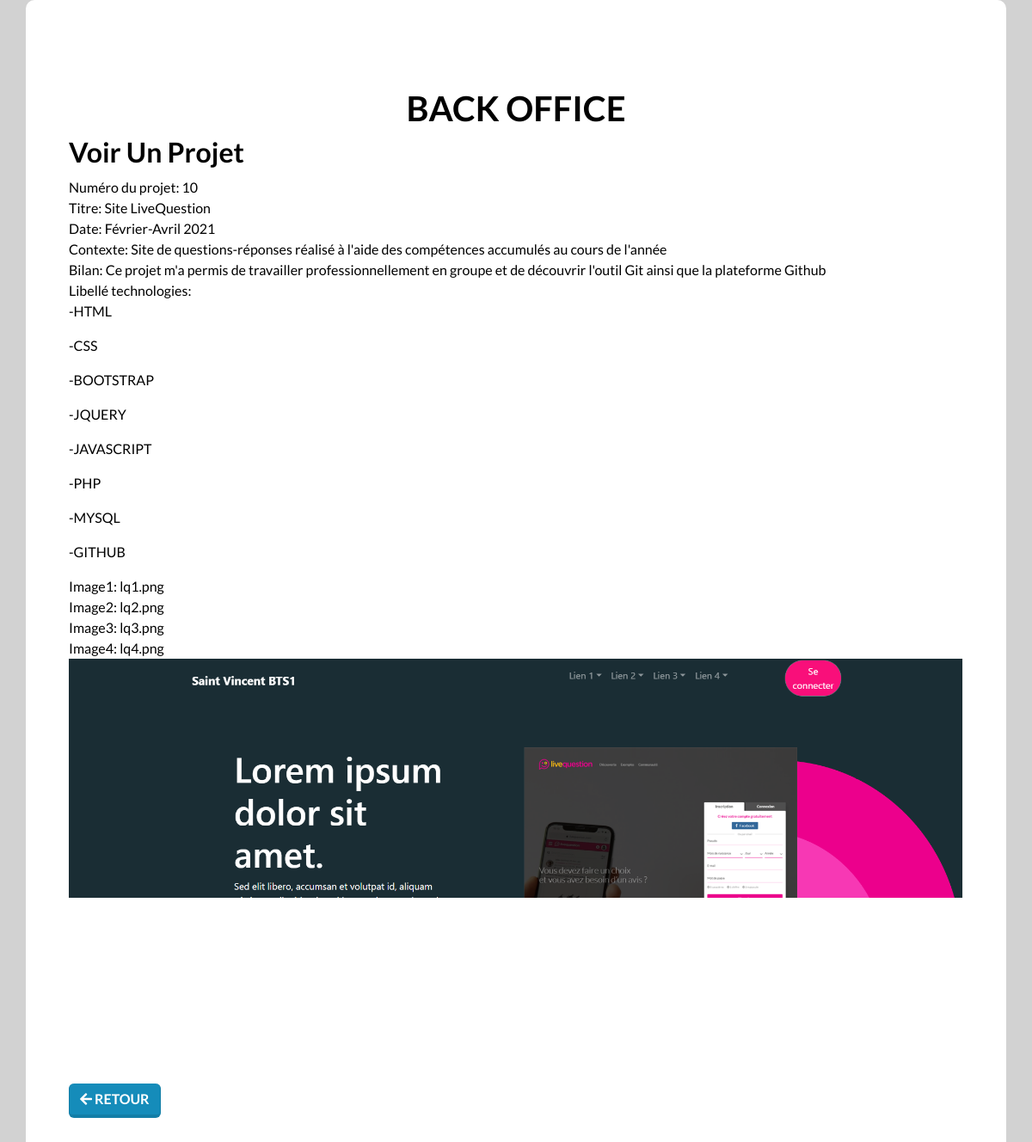
Page /admin/view.php?id=10 (signed in) on the earlier database version.
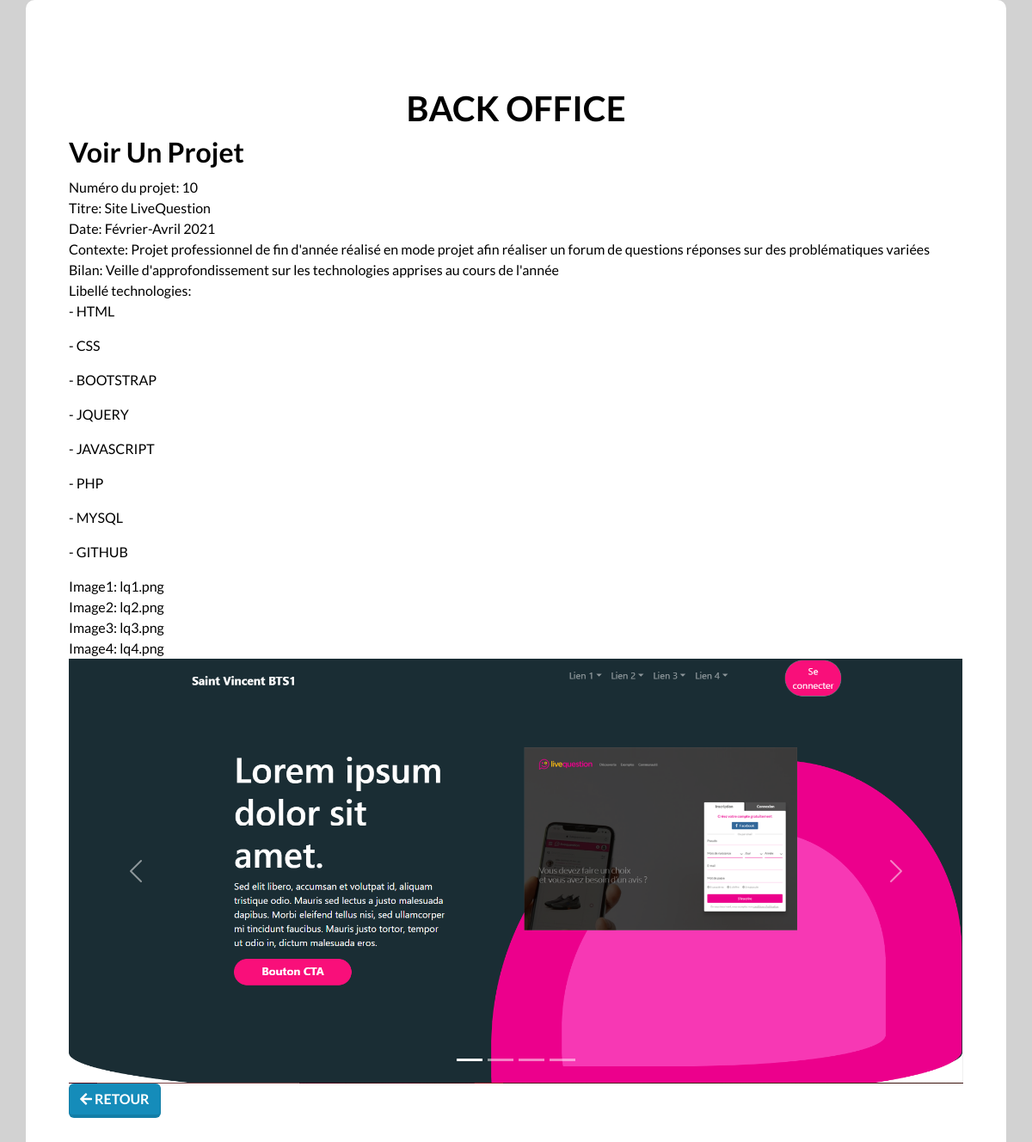
Same page on the later database version.
### tables this page shows
CREATE TABLE `projets`
(
    `id_projet`       int(11) NOT NULL,
    `titre_projet`    varchar(100) NOT NULL,
    `date_projet`     varchar(100) NOT NULL,
    `contexte_projet` varchar(255) NOT NULL,
    `bilan_projet`    varchar(255) NOT NULL,
    `image1_projet`   varchar(255) NOT NULL,
    `image2_projet`   varchar(255) NOT NULL,
    `image3_projet`   varchar(255) NOT NULL,
    `image4_projet`   varchar(255) NOT NULL
);

### admin/view.php (the view, shortened to what this page needs)
<?php
if (!empty($_GET["id"])) {
    $id = checkInput($_GET["id"]);
}
$co = connexionBdd();
$statement = $co->prepare('SELECT * FROM projets WHERE id_projet = ?');
$statement->execute(array($id));
$item = $statement->fetch();
function checkInput($data)
{
    $data = trim($data);
    $data = stripslashes($data);
    $data = htmlspecialchars($data);
    return $data;
}
?>
<!DOCTYPE html>
<html lang="fr">
<head>
    <link rel='stylesheet' href='https://cdnjs.cloudflare.com/ajax/libs/bootswatch/5.1.1/lumen/bootstrap.min.css'>
    <link rel='stylesheet' href='https://cdnjs.cloudflare.com/ajax/libs/font-awesome/5.15.4/css/all.min.css'>
    <link type="text/css" rel="stylesheet" href="../css/adminstyle.css">
</head>
<body>
<div class="container admin">
    <h1>Back Office</h1>
    <h2>Voir un projet</h2>
    <br><br>
    <form>
        <div class="form-group">
            <label>Numéro du projet:</label><?php echo ' ' . $item['id_projet']; ?>
        </div>
        <div class="form-group">
            <label>Titre:</label><?php echo ' ' . $item['titre_projet']; ?>
        </div>
        <div class="form-group">
            <label>Date:</label><?php echo ' ' . $item['date_projet']; ?>
        </div>
        <div class="form-group">
            <label>Contexte:</label><?php echo ' ' . $item['contexte_projet']; ?>
        </div>
        <div class="form-group">
            <label>Bilan:</label><?php echo ' ' . $item['bilan_projet']; ?>
        </div>
        <div class="form-group">
            <label>Libellé technologies:</label>
            <?php
            $co = connexionBdd();
            $statementx = $co->prepare('SELECT libelle_techno FROM technologies, lien_technos WHERE technologies.id_techno = lien_technos.fk_id_techno AND fk_id_projet = ?');
            $statementx->execute(array($id));
            while ($ith = $statementx->fetch()) {
                echo '<p> -' . $ith['libelle_techno'] . '</p>';
            }
            ?>
        </div>
        <div class="form-group">
            <label>Image1:</label><?php echo ' ' . $item['image1_projet']; ?>
        </div>
        <div class="form-group">
            <label>Image2:</label><?php echo ' ' . $item['image2_projet']; ?>
        </div>
        <div class="form-group">
            <label>Image3:</label><?php echo ' ' . $item['image3_projet']; ?>
        </div>
        <div class="form-group">
            <label>Image4:</label><?php echo ' ' . $item['image4_projet']; ?>
        </div>
    </form>
    <div id="carouselExampleCaptions" class="carousel slide" data-bs-ride="carousel">
        <div class="carousel-indicators">
            <button type="button" data-bs-target="#carouselExampleCaptions" data-bs-slide-to="0" class="active"
                    aria-current="true" aria-label="Slide 1"></button>
            <button type="button" data-bs-target="#carouselExampleCaptions" data-bs-slide-to="1"
                    aria-label="Slide 2"></button>
            <button type="button" data-bs-target="#carouselExampleCaptions" data-bs-slide-to="2"
                    aria-label="Slide 3"></button>
            <button type="button" data-bs-target="#carouselExampleCaptions" data-bs-slide-to="3"
                    aria-label="Slide 4"></button>
        </div>
        <div class="carousel-inner">
            <div class="carousel-item active">
                <img class="d-block w-100" src="<?php echo '../img/' . $item['image1_projet']; ?>" alt="First slide">
            </div>
        </div>
        <button class="carousel-control-prev" type="button" data-bs-target="#carouselExampleCaptions"
                data-bs-slide="prev">
            <span class="carousel-control-prev-icon" aria-hidden="true"></span>
        </button>
        <button class="carousel-control-next" type="button" data-bs-target="#carouselExampleCaptions"
                data-bs-slide="next">
            <span class="carousel-control-next-icon" aria-hidden="true"></span>
        </button>
    </div>
    <div class="form-actions">
        <a class="btn btn-primary" href="index.php"><i class="fas fa-arrow-left"></i> Retour</a>
    </div>
</div>
</body>
</html>

Differences in the rows shown:
changed projets "Site LiveQuestion": contexte_projet "Site de questions-réponses réalisé à l'aide des compétences accumulés au cours de l'année" → "Projet professionnel de fin d'année réalisé en mode projet afin réaliser un forum de questions réponses sur des problématiques variées"; bilan_projet "Ce projet m'a permis de travailler professionnellement en groupe et de découvrir l'outil Git ainsi que la plateforme Github" → "Veille d'approfondissement sur les technologies apprises au cours de l'année"
